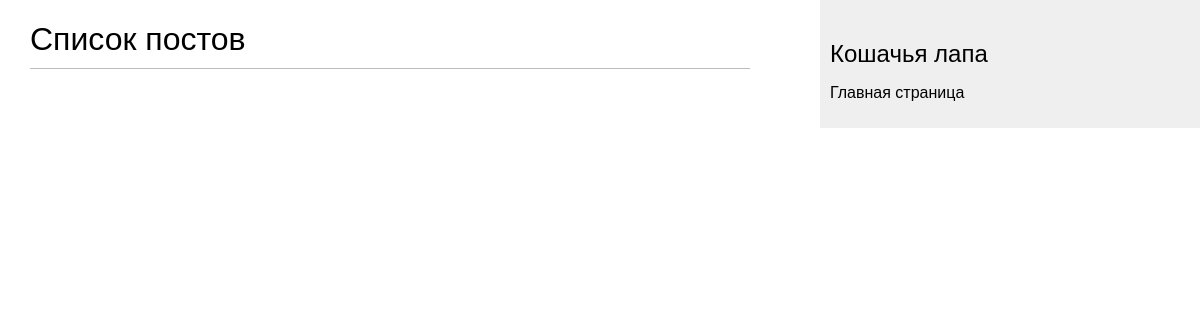
/pawapp/, run on an earlier commit of the app's database.
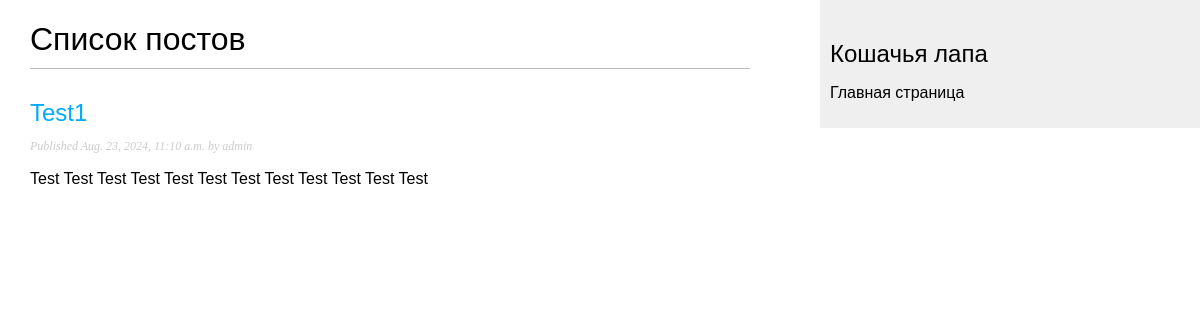
And on a later commit of the database.
### pawapp/models.py (models this page shows, shortened)
class Post(models.Model):
    class Status(models.TextChoices):
        DRAFT = 'DF', 'Draft'
        PUBLISHED = 'PB', 'Published'
    title = models.CharField(max_length=256)
    slug = models.SlugField(max_length=256, unique_for_date='publish')
    body = models.TextField()
    publish = models.DateTimeField(default=timezone.now)
    created = models.DateTimeField(auto_now_add=True)
    updated = models.DateTimeField(auto_now=True)
    status = models.CharField(
        max_length=2,
        choices=Status.choices,
        default=Status.DRAFT
    )
    author = models.ForeignKey(
        User,
        on_delete=models.CASCADE,
        related_name='catpaw_post'
    )
    class Meta:
        ordering = ['-publish']
        indexes = [
            models.Index(fields=['-publish'])
        ]
    objects = models.Manager()
    published = PublishedManager()
    def get_absolute_url(self):
        return reverse('pawapp:post_detail', args=[
            self.publish.year,
            self.publish.month,
            self.publish.day,
            self.slug
        ])

### pawapp/views.py (the view)
# urls.py: path('', views.post_list, name='post_list'),
def post_list(request):
    posts = Post.published.all()
    return render(
        request,
        'pawapp/post/list.html', {
            'posts': posts
        }
    )

### pawapp/models.py (called while the page is built)
    def get_queryset(self) -> models.QuerySet:
        return super().get_queryset().filter(
            status=Post.Status.PUBLISHED
        )

### pawapp/templates/pawapp/post/list.html (shortened to what this page needs)
{% extends "pawapp/base.html" %}
{% block content %}
  <h1>Список постов</h1>
  {% for post in posts %}
    <h2>
      <a href="{{ post.get_absolute_url }}">
        {{ post.title }}
      </a>
    </h2>
    <p class="date">
      Published {{ post.publish }} by {{ post.author }}
    </p>
    {{ post.body|truncatewords:30|linebreaks }}
  {% endfor %}
{% endblock %}

### pawapp/templates/pawapp/base.html (shortened to what this page needs)
{% load static %}
<!DOCTYPE html>
<html>
<head>
  <link href="{% static "css/blog.css" %}" rel="stylesheet">
</head>
<body>
  <div id="content">
    {% block content %}
    {% endblock %}
  </div>
  <div id="sidebar">
    <h2>Кошачья лапа</h2>
    <p>Главная страница</p>
  </div>
</body>
</html>

### pawapp/static/css/blog.css (style rules this page uses)
body { margin:0; padding:0; font-family:helvetica, sans-serif; }
a { color:#00abff; text-decoration:none; }
h1 { font-weight:normal; border-bottom:1px solid #bbb; padding:0 0 10px 0; }
h2 { font-weight:normal; margin:30px 0 0; }
#content { float:left; width:60%; padding:0 0 0 30px; }
#sidebar { float:right; width:30%; padding:10px; background:#efefef; height:100%; }
p.date { color:#ccc; font-family: georgia, serif; font-size: 12px; font-style: italic; }

What changed in the data, as far as the page shows it:
added Post: title "Test1", publish "Aug. 23, 2024, 11:10 a.m.", author "admin", body "Test Test Test Test Test Test Test Test Test Test Test Test"
